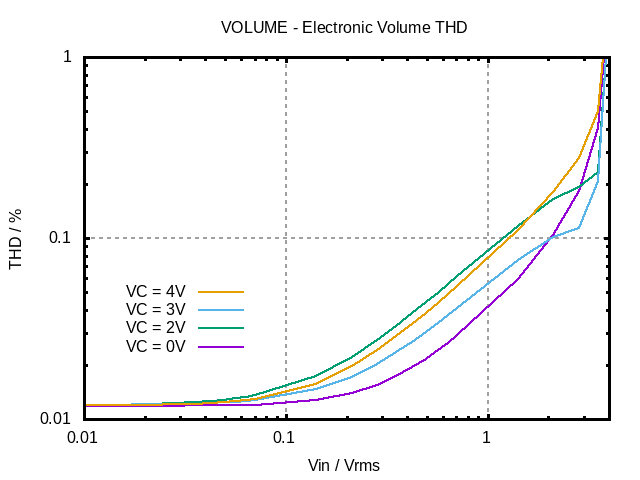

Recreate this plot in gnuplot.
set termoption noenhanced
set title "VOLUME - Electronic Volume THD"
set xlabel "Vin / Vrms"
set ylabel "THD / %"
set grid lw 2
set logscale x
set xrange [0.01:4]
set logscale y
set yrange [0.01:1]
set border lw 3 
set format y "%g" 
set format x "%g"
plot '06_VOLUME_THD_result.txt' using 1:2 with lines lw 2 title "VC = 0V" at graph 0.2,0.20 ,\
     '06_VOLUME_THD_result.txt' using 3:4 with lines lw 2 title "VC = 2V" at graph 0.2,0.25 ,\
     '06_VOLUME_THD_result.txt' using 5:6 with lines lw 2 title "VC = 3V" at graph 0.2,0.30 ,\
     '06_VOLUME_THD_result.txt' using 7:8 with lines lw 2 title "VC = 4V" at graph 0.2,0.35
set terminal push 
set terminal png noenhanced
set out '06_VOLUME_THD.png'
replot 
set term pop 
replot 
pause mouse
